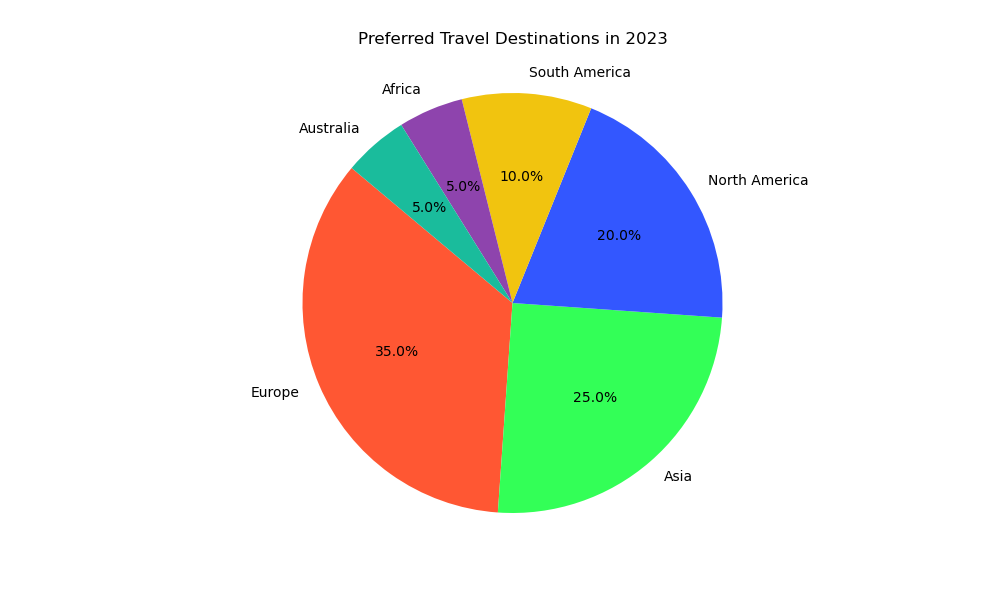

The Python source for this figure:

import matplotlib.pyplot as plt

# Table data
destination = ['Europe', 'Asia', 'North America', 'South America', 'Africa', 'Australia']
market_share = [35.0, 25.0, 20.0, 10.0, 5.0, 5.0]
colors = ['#FF5733', '#33FF57', '#3357FF', '#F1C40F', '#8E44AD', '#1ABC9C']

# Plot
fig, ax = plt.subplots(figsize=(10, 6))  # Change width and height of the chart
ax.pie(market_share, labels=destination, autopct='%1.1f%%', startangle=140, colors=colors)
ax.axis('equal')  # Equal aspect ratio ensures that pie is drawn as a circle.

plt.title('Preferred Travel Destinations in 2023', pad=20)
plt.show()
